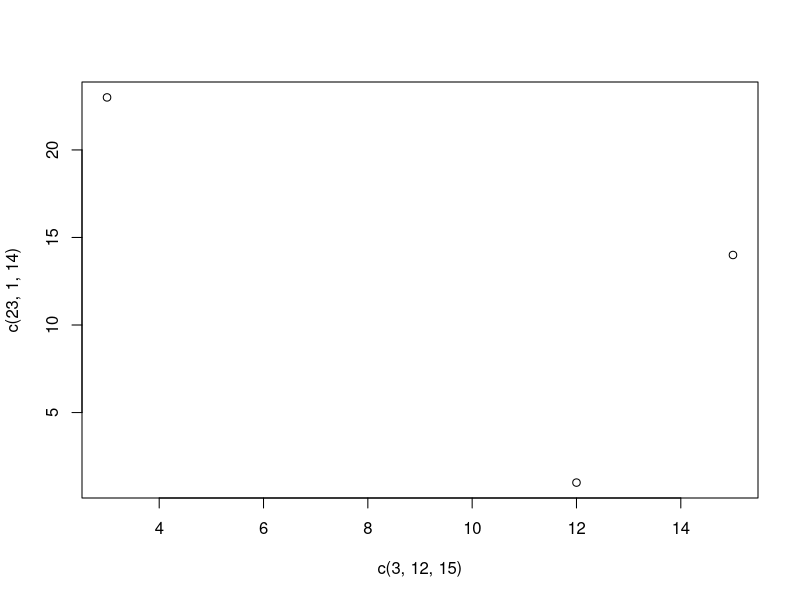
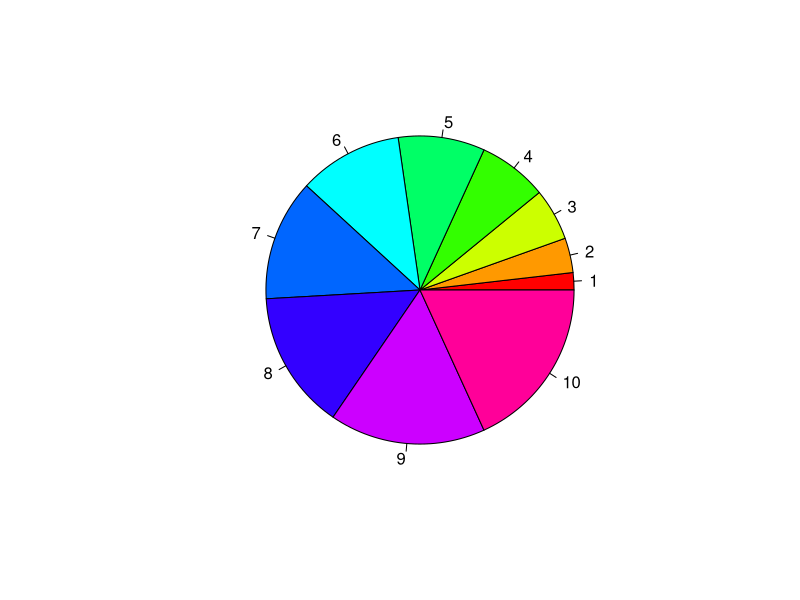
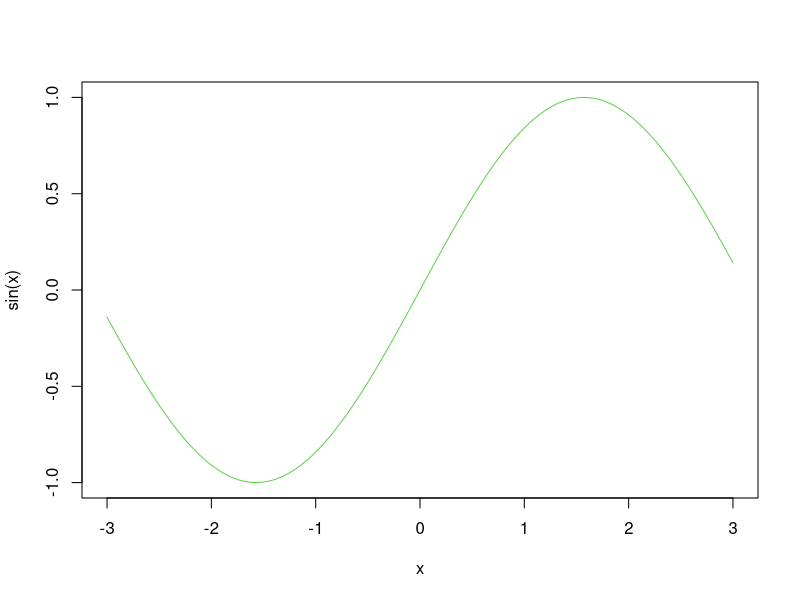
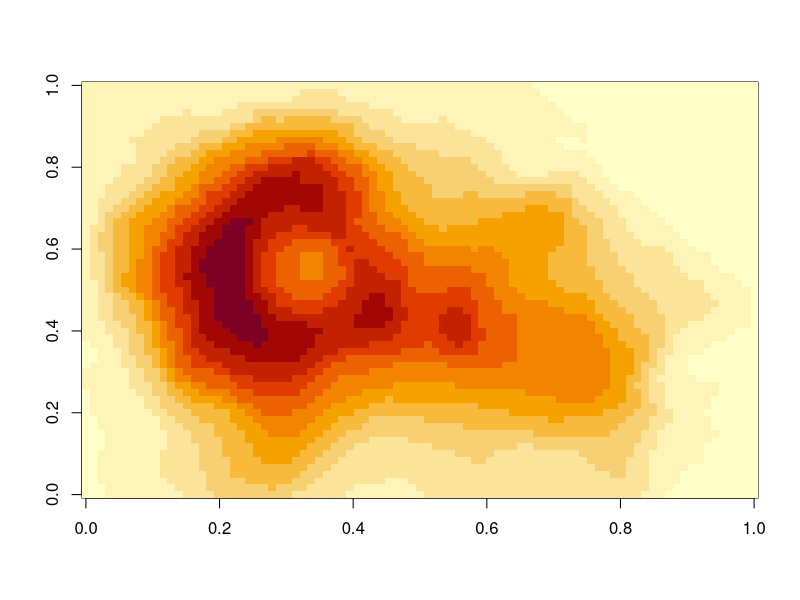
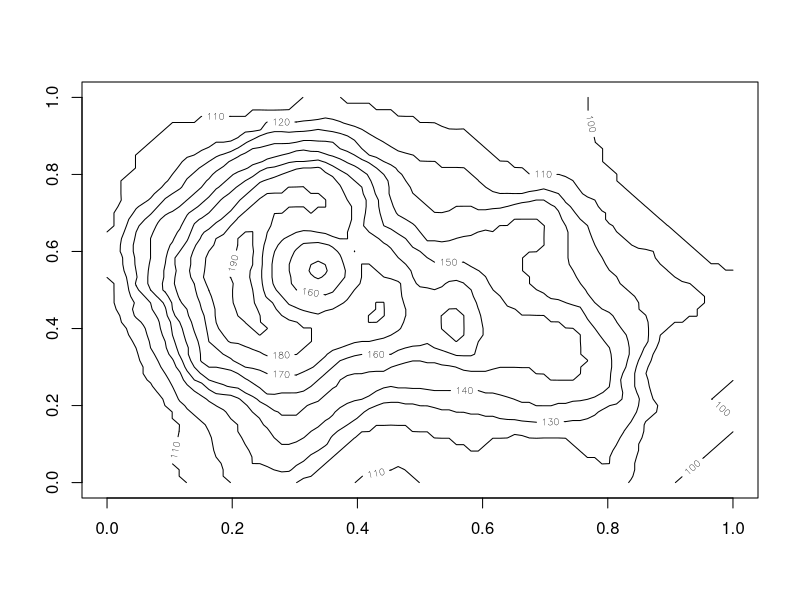
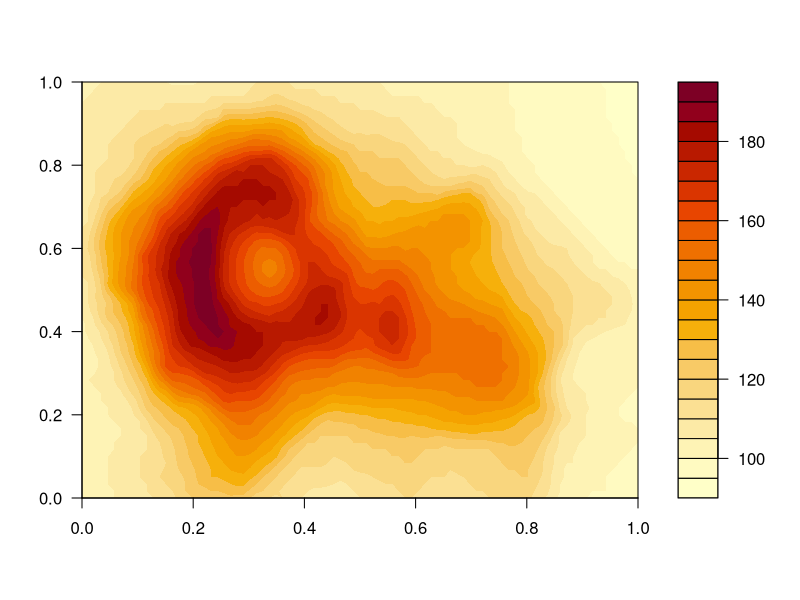
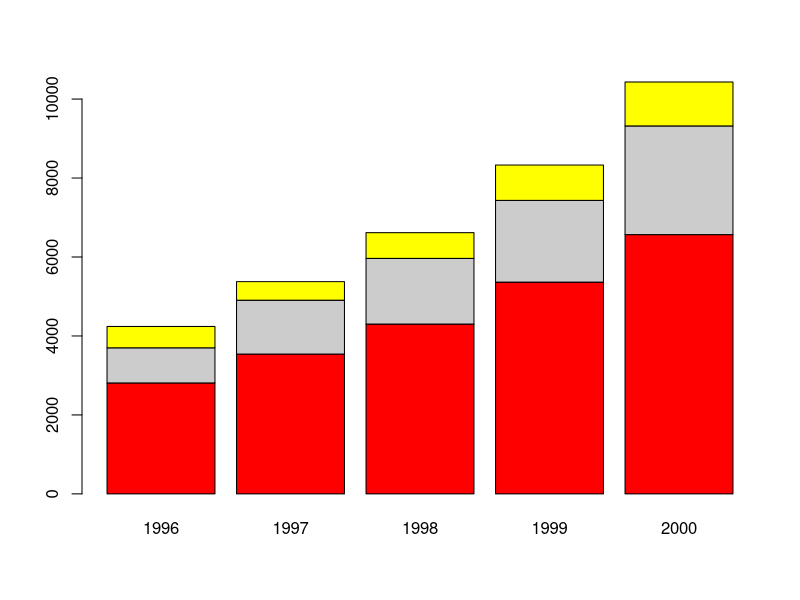
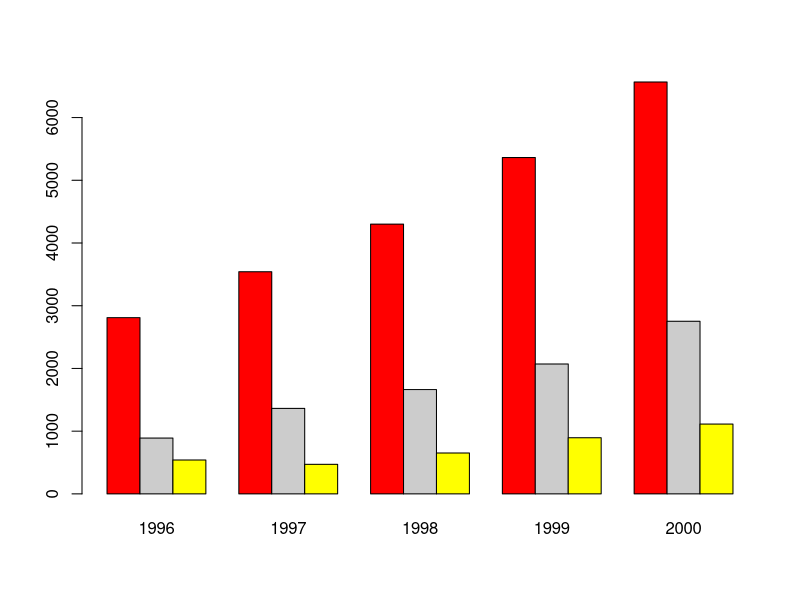

Generate these figures, in order, with R:
 #To plot points  command is 
 plot(c(3,12,15),c(23,1,14))
   
 #To plot Pie graph  use command   
 pie(1:10,col=rainbow(10))
    
 # To plot functions. Use command  
 curve(sin(x),-3,3,col=3) 
 
#To see how many colours can be generated.
palette()  
 
#to plot countour from   inbuilt dataset
 data(volcano)
 image(volcano)
 contour(volcano)
 filled.contour(volcano)
 
# Input numerical data in matrix. 
year.stud<-matrix(c(2810,890,540,3542,1363,471,4301,
1663,652,5363, 2071,895, 6567,2752,1113),byrow=T,ncol=3)
# add appropriate row names    
rownames(year.stud)=c("1996","1997","1998", "1999","2000")
# add appropriate  column names.  
colnames(year.stud)=c("Management","Commerce", "Science")
#to display the data
year.stud
 #To plot bar graph of the data 
barplot(t(year.stud),col=c("red","gray80","yellow"))
barplot(t(year.stud),col=c("red","gray80","yellow"),beside=TRUE)
#generate  data using rep (repeat) function in R
a<-rep(1:10,1:10)
a

 #To plot repeated data 
 sunflowerplot(a,a)   
  
#To install it this should be done for first time use
#install.packages(''ggplot2'') 
#to use it for the new session you need to load it   
 library(ggplot2) 
 
#diamonds is data set in ggplot2.  
#carat and price are two columns in it. 
# Plots graph of carat Vs price of diamonds.
 
 #default plot with qplot in ggplot2
 qplot(carat,price,data=diamonds,colour=color)
 
# histogram 
qplot(carat,data=diamonds,fill=color,geom="histogram")
 
#density plot 
qplot(carat,data=diamonds,colour=color,geom="density")
  